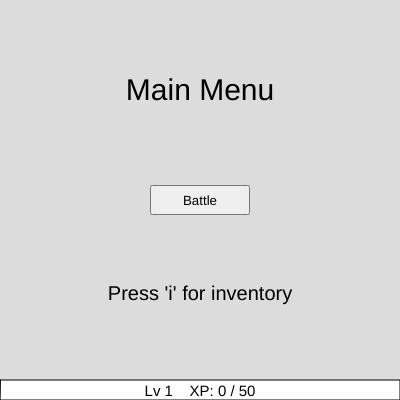
Frame 1 (no input)
Frame 60 (no input): identical to frame 1, image omitted
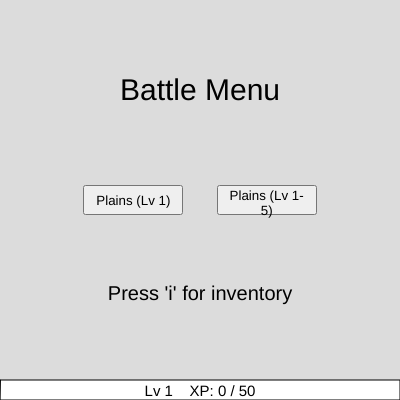
Frame 120 (the mouse pressed at the canvas centre since frame 60)

The p5.js sketch that drew these frames (run headless with seeded random() and noise() and a simulated clock; from frame 60 on, the mouse is pressed at the canvas centre):

// p5.js sketch
// ── sketch.js
function setup() {
  createCanvas(400, 400);
  
  player = new Player();
  
  loot = new Loot();
  
  scene = 'menu';
  
  
  //buttons
  // Mneu buttons ////////////////////
  battleButton = createButton('Battle');
      battleButton.size(100,30);
      battleButton.position(width-battleButton.width >> 1, height - battleButton.height >> 1);
      battleButton.mousePressed(function() {resetButtons(); showButtons('battleselect'); scene = 'battlemenu'});
  battleButton.hide();
  
  //BattleSelectButtons
   
    testdummyButton = createButton('Plains (Lv 1)');
      testdummyButton.size(100,30);
      testdummyButton.position(width/3 - testdummyButton.width/2, height - testdummyButton.height >> 1);
      testdummyButton.mousePressed(function() {startBattle(1,1);});
  testdummyButton.hide();
  
  plainsButton = createButton('Plains (Lv 1-5)');
      plainsButton.size(100,30);
      plainsButton.position(width*2/3 - plainsButton.width/2, height - plainsButton.height >> 1);
      plainsButton.mousePressed(function() {startBattle(1, int(random(1,5)));});
  plainsButton.hide();
  
  MenuButtons = [battleButton];
  BattleSelectButtons = [testdummyButton, plainsButton]
  
  // battle buttons ///////////////////////
  var btnsize = 100;
  var l = (width - (3*btnsize))/7;
  var m = 2*l;
  
  battle_hplength = 150;
  battle_l =( width - (battle_hplength*2) )/ 3;
  p_center = battle_l + (0.5*battle_hplength);
  e_center = (battle_l*2) + (1.5*battle_hplength);
  
  
  attackButton = createButton('Attack');
      attackButton.size(btnsize,btnsize/2);
      attackButton.position(m + btnsize + l, height*3/4);
      attackButton.mousePressed(function() {fight();});
  attackButton.hide();
  
  itemButton = createButton('Item');
      itemButton.size(btnsize,btnsize/2);
      itemButton.position(m, height*3/4);
      itemButton.mousePressed(function() {startBattle(1);});
  itemButton.hide();
  
  runButton = createButton('Run');
  runButton.size(btnsize,btnsize/2);
  runButton.position(m + 2*(btnsize + l), height*3/4);
  runButton.mousePressed(function() {startBattle(1);});
  runButton.hide();
  

  BattleButtons = [attackButton, itemButton, runButton];
  
  // Loot buttons ///////////////////////
   btnsize = 120;
  
  
  
      pickcurButton = createButton('Keep Old');
      pickcurButton.size(btnsize,btnsize/2);
      pickcurButton.position((-btnsize/2) + width/4, height*3/4);
      pickcurButton.mousePressed(function() {player.claimLoot(0);});
      pickcurButton.hide();
  
      picknewButton = createButton('Take New');
      picknewButton.size(btnsize,btnsize/2);
      picknewButton.position((-btnsize/2) + width*3/4, height*3/4);
      picknewButton.mousePressed(function() {player.claimLoot(1);});
      picknewButton.hide();
  
  
  

      LootButtons = [pickcurButton, picknewButton];
  
}

function draw() {
  background(220);
  
  switch(scene) {
      
    case 'menu':
      push();
      textAlign(CENTER);
      textSize(30);
      text('Main Menu', width/2,height*1/4);
      
      battleButton.show();
      
      textSize(20);
      text("Press 'i' for inventory", width/2, height*3/4);
      pop();
      break;
      
      
    case 'character':
      push();
      player.show('items');
      
      pop();
      break;
      
      
      
    case 'battlemenu':
      push();
      textAlign(CENTER);
      textSize(30);
      text('Battle Menu', width/2,height*1/4);
      
      plainsButton.show();
      
      textSize(20);
      text("Press 'i' for inventory", width/2, height*3/4);
      pop();
      break;
      
      
      
      
      
    case 'battle': //battle //////////////////////////////
      push();
      textAlign(CENTER);
      textSize(30);
      text('Fight!', width/2,height*1/8);
      
      //hpbars
      //p //
      push();
      fill (155);
      rect(battle_l, height/2, battle_hplength, battle_hplength/5);
      
      fill(102,255,102);
      noStroke();
      rect(battle_l, height/2, (player.totalHp / player.totalHpmax) * battle_hplength ,battle_hplength/5 );
      pop();
      
      push();
      textSize(20);
      text(p_battle_txt, p_center, (height/2) - (2*textSize()));
      text(player.totalHp + ' / ' + player.totalHpmax,p_center, (height/2) + (((battle_hplength/5) + textSize()/2)/2));
      pop();
      
      //e //
      push();
      fill (155);
      rect(battle_l*2 + battle_hplength, height/2, battle_hplength, battle_hplength/5);
      fill(225,102,102);
      
      noStroke();
      rect(battle_l*2 + battle_hplength, height/2, (enemy.hp / enemy.hpmax)* battle_hplength,battle_hplength/5 );
      pop();
      
       push();
      textSize(20);
      text(e_battle_txt, e_center, (height/2) - (2*textSize()));
      text( enemy.hp + ' / ' + enemy.hpmax, e_center, (height/2) + (((battle_hplength/5) + textSize()/2)/2));
      pop();
      
      
      
      
      
      
      pop();
      break;
      
      
      
      
    case 'loot': //looooooooooooooooooooooooooooooooooooooot 
      push();
      textAlign(CENTER);
      textSize(30);
      text('Loot!', width/2, height/10);
      
      textSize(20);
      curitem = player.curitem;
      tempx = width/4;
      tempy = height/2;
      tempsize = 100;
      
      //cur item
      rectMode(CENTER);
      fill(curitem.col);
      rect(tempx,tempy,tempsize,tempsize);
      //text
      textAlign(LEFT); 
      fill(0);
      text('Current: ', tempx - (tempsize/2) + textSize()/5,tempy  - (tempsize/2) - textSize());
      text(curitem.statText,tempx - (tempsize/2) + textSize()/5,tempy  - (tempsize/2) + textSize());
      
      
      
      //new item
      
      tempx = width*3/4;
     
      
      rectMode(CENTER);
      fill(player.newitem.col);
      rect(tempx,tempy,tempsize,tempsize);
      //text
      textAlign(LEFT); 
      fill(0);
      text('New: ', tempx - (tempsize/2) + textSize()/5,tempy  - (tempsize/2) - textSize());
      text(player.newitem.statText,tempx - (tempsize/2) + textSize()/5,tempy  - (tempsize/2) + textSize());
      
      
      
      pickcurButton.show();
      picknewButton.show();
      
      pop();
      break;
  }
  
  push();
  rect(0,height - (height/20), width, height/20);
  fill (204,255,153);
  rect(0,height - (height/20), (player.xp/player.xpmax) * width, height/20); 
  textSize(15);
  fill(0);
  textAlign(CENTER);
  text('Lv ' + player.level + '    XP: ' + player.xp + ' / ' + player.xpmax, width/2, height - textSize()*1.5/5);
  pop();
  
}


function keyPressed() {
  if (keyCode == 73) {
    if (scene == 'character') {
      resetButtons();
      
      battleButton.show();
      
      scene = 'menu';
    } else {scene = 'character'; resetButtons(); player.checkUI();}
    
  }
  
  
  
  
  
  
} //Keypressed //






function startBattle(id, lvl) {
  
  
  
  
  switch (id) {
    case 1:
      enemy = new Enemy(lvl, int(random(5,15)), int(random(30,70)), int(random(1,5)), int(random(1,10)), int(random(0,15)), [3,2,1]) ;
      
      enemy.checkLevel();
      
      
  }
  
  p_battle_txt = 'Player \n' + 'Lv ' + player.level + '\n';
  e_battle_txt = 'Enemy \n' + 'Lv ' + enemy.level + '\n';
  
  resetButtons();
  scene = 'battle';
  showButtons('battle');
  
}


function fight() {
  
  enemy.takeDamage(player.totalDmg, player);
  player.takeDamage(enemy.dmg);
  
  
  
  p_battle_txt = 'Player \n' + 'Lv ' + player.level + '\n';
  e_battle_txt = 'Enemy \n' + 'Lv ' + enemy.level + '\n';
  
}


function resetButtons() {
  for (i =0; i < BattleButtons.length;i++) {
    BattleButtons[i].hide();
  }
  
  for (i =0 ;i < MenuButtons.length;i++) {
    MenuButtons[i].hide();
  }
  
  for (i =0 ;i < LootButtons.length;i++) { 
    LootButtons[i].hide();
  }
  
  for (i =0 ;i < BattleSelectButtons.length;i++) { 
    BattleSelectButtons[i].hide();
  }
  
}


function showButtons(type) {
  list = [];
  switch(type) {
    case 'battle':
      list = BattleButtons;
      break;
      
    case 'menu':
      list = MenuButtons;
      break;
      
    case 'battleselect':
      list = BattleSelectButtons;
      break;
  }
  
  for (i = 0; i < list.length; i++) {
    list[i].show();
  }
  
}















// ── Enemy.js
class Enemy { //need to add dmaage ranges
  
  constructor(level, dmg, hp, def, xp, gold, statPriority) { //( , loot) ?
    this.level = level;
    this.dmg = dmg;
    this.hp = hp;
    this.hpmax = hp;
    this.def = def;
    this.xp = xp;
    this.gold = gold;
    this.statPriority = statPriority; //dmg, hp, def amount
    
    
  }// EO constructor
  
  
  
  takeDamage(val, player) {
    
    this.tempVal = val - (this.def/3);
    if (this.tempVal < val*0.4) {
      this.tempVal = val*0.4;
    }
    
    if (this.tempVal < 1) {this.tempVal = 1;}
    
    this.hp -= int(this.tempVal);
    
    if (this.hp <= 0) {
      this.dead(player);
    }
    
    
  }
  
  
  
  
  
  dead(p) {
    
    if (random(0,100) >= 60) {  //swiotch
      p.loot(this.level,this.xp,this.gold);
    } else {p.win(this.xp,this.gold);
           }    
    
    
  }
  
  
  checkLevel() {
    this.addhp = 0;
    
     if (this.level <= 35) {this.addhp += (this.level-1)*this.statPriority[1]*(10);}
    
    else {//lvl 35+
      this.addhp += (35-1) * this.statPriority[1]*(10);
      
      //lvl 36-60
        if (this.level <= 60) {
          
          
          
          for (i = 0; i < this.level - 35; i++) {
            //dont think hp is coded correctly
            this.abhp = 10+((this.level - 35)*1); if (ab > 35) {ab = 35;}
            this.addhp += this.statPriority[1] * (ab);
            
          } 
          
        }  else { 
          
          for (i = 0; i < 60 - 35; i++) {
            this.abhp = 10+((this.level - 35)*4); if (ab > 55) {ab = 55;}
            this.addhp += this.statPriority[1] * (ab);
            
            }
          
                  //lvl 60-66
            if (this.level <= 65) {
              for (i = 0; i < this.level - 60; i++) {
                
                this.abhp = 10+((this.level - 60)*4); if (ab > 55) {ab = 55;}
                this.addhp += this.statPriority[1] * (ab);

              } 

            }  else { 

              for (i = 0; i < 65 - 60; i++) {
                this.abhp = 10+((this.level - 35)*4); if (ab > 55) {ab = 55;}
                this.addhp += this.statPriority[1] * (ab);

                }
                            //lvl 66-70
                  if (this.level <= 70) {
                    for (i = 0; i < this.level - 35; i++) {
                      //dont think hp is coded correctly
                      this.abhp = 10+((this.level - 65)*5); if (ab > 105) {ab = 105;}
                      this.addhp += this.statPriority[1] * (ab);

                    } 

                  }  
           
            
              
          
          
                }
               }
            
          }
          
          
         
    
    this.xp = this.xp * int(random(1.1,1.3))^(this.level-1);
    this.gold = this.gold * int(random(1.1,1.3))^(this.level-1);
    
    
    this.hpmax += this.addhp;
    this.hp = this.hpmax;
    
    this.dmg += this.statPriority[0] * (this.level-1);
    this.def += this.statPriority[2] * (this.level-1);
    
    
  }
  
  
  
  
} //EOF
// ── Item.js

class Item {
  constructor(name,dmg,hp,def,type, rarity) {
    this.name = name;
    this.dmg =dmg;
    this.hp = hp;
    this.def = def;
    this.type = type;
    this.rarity = rarity;
    this.size = 80;
    this.col = color(100);
    this.x = 0;
    this.y=0;
    //wokring out ypos for display
    this.d = height - (4*this.size);
    this.l = this.d/7;
    this.m = 2*this.l;
    this.statText = this.name;
    this.GenerateText();
    this.updatePos();
  } //ed of constructor
  
  
  
  updatePos() {
    this.a = 1;
    
    switch(this.type) {
        
      case 'weapon':
        this.x = width/4;
        this.a = 2;
        this.y = this.m + (this.size * 1 / 2) + (this.l * (this.a-1)) + (this.size * (this.a-1));
        break;
        
      case 'head':
        this.x = width/2;
        this.a = 1;
        this.y = this.m + (this.size * 1 / 2) + (this.l * (this.a-1)) + (this.size * (this.a-1));
        break;
      case 'chest':
        
        this.x = width/2;
        this.a = 2;
        this.y = this.m + (this.size * 1 / 2) + (this.l * (this.a-1)) + (this.size * (this.a-1));
        break;
      case 'legs':
        this.x = width/2;
        this.a = 3;
        this.y = this.m + (this.size * 1 / 2) + (this.l * (this.a-1)) + (this.size * (this.a-1));
        break;
      case 'boots':
        this.x = width/2;
        this.a = 4;
        this.y = this.m + (this.size * 1 / 2) + (this.l * (this.a-1)) + (this.size * (this.a-1));
        break;
      case 'offhand':
        this.x = 3*width/4;
        this.a = 2;
        this.y = this.m + (this.size * 1 / 2) + (this.l * (this.a-1)) + (this.size * (this.a-1));
        break;
    }
    
    switch (this.rarity) {
      case 'common':
        this.col = color(200);
        break;
      
      case 'uncommon':
        this.col = color(102,255,102);
        break;
        
      case 'rare':
        this.col = color(102,255,255);
        break;
        
      case 'epic':
        this.col = color(178,102,255);
        break;
        
        
      case 'legendary':
        this.col = color(255,102,102);
        break;
    }
    
    
  } //end of posupdate
  
  
  show() {
    push();
    rectMode(CENTER);
    fill(this.col);
    rect(this.x,this.y,this.size,this.size);
    //text
    textAlign(LEFT); 
    fill(0);
    text(this.statText,this.x - (this.size/2) + textSize()/5,this.y  - (this.size/2) + textSize());
    pop();
  } //end of show
  
  
  
  GenerateText() {
    this.statText = this.name + "\n";
    if (this.dmg != 0) {
      this.statText += "+ " + this.dmg + " dmg \n";
    } 
    
    if (this.hp !=0) {
      this.statText += "+ " + this.hp + " hp \n";
    }
    
    if (this.def !=0) {
      this.statText += "+ " + this.def + " def \n";
    }
    
  }
  
  
  
  check() {
    this.GenerateText();
    this.updatePos();
  }
  
  
  
  
  
  
} //end of class
// ── Loot.js
class Loot {
  
  contructor() {
    this.name = '';
    this.dmg =0;
    this.hp = 0;
    this.def = 0;
    this.type = '';
    this.rarity = '';
    this.mult = 1;
    
    this.defmult = 0;
    this.defmin = 0;
    this.defmax =0;
    
    this.dmgmult = 0;
    this.dmgmin = 0;
    this.dmgmax =0;
    
    this.hpmult = 0;
    this.hpmin = 0;
    this.hpmax =0;
  }
  
  
  
  get(level) {
    
    
    //reset 
    
    this.name = '';
    this.dmg =0;
    this.hp = 0;
    this.def = 0;
    this.type = '';
    this.rarity = '';
    this.mult = 1;
    
    this.defmult = 0;
    this.defmin = 0;
    this.defmax =0;
    
    this.dmgmult = 0;
    this.dmgmin = 0;
    this.dmgmax =0;
    
    this.hpmult = 0;
    this.hpmin = 0;
    this.hpmax =0;
    
    //make new
    
    
    this.level = level;
    this.getType();
    this.getRarity();
    this.getStats();
    
    
    
    return new Item(this.type, this.dmg, this.hp, this.def, this.type, this.rarity);
    
    
  }
  
  
  getType() {
    this.tempr = int(random(0,100));
    
    if (this.tempr <= 20) {
      this.type ='head';
      this.name = 'helmet';
    } else if (this.tempr <= 40) {
      this.type = 'boots';
      this.name = 'boots';
    } else if (this.tempr <= 60) {
      this.type = 'legs';
      this.name = 'legs';
    } else if (this.tempr <= 70) {
      this.type = 'chest';
      this.name = 'chest';
    } else if (this.tempr <= 85) {
      this.type = 'weapon';
      this.name = 'legs';
    } else if (this.tempr <= 100) {
      this.type = 'offhand';
      this.name = 'offhand';
    }
    
    
  }
  
  
  getRarity() {
    this.tempr = int(random(0,100));
    if (this.tempr <= 50) {
      this.rarity = 'common';
      this.mult = 1;
    } else if (this.tempr <= 75) {
      this.rarity = 'uncommon';
      this.mult = 1.1;
    } else if (this.tempr <= 90) {
      this.rarity = 'rare';
      this.mult = 1.25;
    } else if (this.tempr <= 98) {
      this.rarity = 'epic';
      this.mult = 1.5;
    } else if (this.tempr <= 100) {
      this.rarity = 'legendary';
      this.mult = 1.75;
    } 
    //if armor is rare or higher, 2nd stat is hp, r *0.2, e *0.3, l * 0.5;
    
  }
  
  
  getStats() {
    
    
    switch(this.type) {
        
      case 'head':
        this.defmult = 0.6; 
        this.defmin = 3 + int(0.7 * this.level * log(this.level));
        this.defmax = 3 + int(1 * this.level * log(this.level));
        break;
      
      case 'chest':
        this.defmult = 1; 
        this.defmin = 3 + int(0.7 * this.level * log(this.level));
        this.defmax = 3 + int(1 * this.level * log(this.level));
        break;
      
      case 'legs':
        this.defmult = 0.6; 
        this.defmin = 3 + int(0.7 * this.level * log(this.level));
        this.defmax = 3 + int(1 * this.level * log(this.level));
        break;
        
      case 'boots':
        this.defmult = 0.6; 
        this.defmin = 3 + int(0.7 * this.level * log(this.level));
        this.defmax = 3 + int(1 * this.level * log(this.level));
        break;
        
        //change for weaps
      case 'weapon':
        this.dmgmult = 1; 
        this.dmgmin = 3 + int(0.7 * this.level * log(this.level));
        this.dmgmax = 3 + int(1 * this.level * log(this.level));
        break;
        
      case 'offhand':
        this.dmgmult = 0.6; 
        this.dmgmin = 3 + int(0.7 * this.level * log(this.level));
        this.dmgmax = 3 + int(1 * this.level * log(this.level));
        break;
        
        
        
        
        
    }
    
    this.dmg = int(random(this.dmgmin, this.dmgmax) * this.dmgmult * this.mult);
    this.def = int(random(this.defmin, this.defmax) * this.defmult * this.mult);
    this.hp = int(random(this.hpmin, this.hpmax) * this.hpmult * this.mult);
    
    
    
    
  }
  
  
  
  
  
  
}
// ── Player.js
class Player {
  constructor() {
    this.weapon = new Item('hand', 1,0,0, 'weapon', 'common') //name,dmg,hp,def, type
    this.head = new Item('head', 0, 0, 0, 'head', 'common');
    this.chest = new Item('chest', 0, 0, 0, 'chest', 'common');
    this.legs = new Item('legs', 0, 0, 0, 'legs', 'common');
    this.boots = new Item('boots', 0, 0, 0, 'boots', 'common');
    this.offhand = new Item('offhand', 0, 0, 0, 'offhand', 'common');
    
    this.equipment = [];
    this.equipment.push(this.weapon);
    this.equipment.push(this.head);
    this.equipment.push(this.chest);
    this.equipment.push(this.legs);
    this.equipment.push(this.boots);
    this.equipment.push(this.offhand);
    
    //base stats
    this.dmg = 10;
    this.hp = 70;
    this.hpmax = this.hp;
    this.def = 2;
    
    this.level = 1;
    this.xp = 0;
    this.xpmax = 50;
    
    this.gold = 0;
    
    this.statTotals();
  }
  
  
  
  
  show(stuff) {
    switch(stuff) {
      case ('items'):
        this.weapon.show();
        this.head.show();
        this.chest.show();
        this.legs.show();
        this.boots.show();
        this.offhand.show();
        //totals
        push();
        textAlign(LEFT); 
        fill(0);
        this.statText = 'Totals \n' + 'Damage: ' + this.totalDmg + '\n'+'Health: ' + this.totalHp + '\n'+'Defence: ' + this.totalDef;
        text(this.statText,this.weapon.x - (this.weapon.size/2) +         textSize()/5,this.legs.m + (this.legs.size * 1 / 2) + (this.legs.l * (this.legs.a-1)) + (this.legs.size * (this.legs.a-1)));
        pop();
        
        
    }
    
    
    
    
  } //end of show()
  
  
  statTotals() {
    this.equipment = [];
    this.equipment.push(this.weapon);
    this.equipment.push(this.head);
    this.equipment.push(this.chest);
    this.equipment.push(this.legs);
    this.equipment.push(this.boots);
    this.equipment.push(this.offhand);
    
    this.tempDmg = 0;
    this.tempHp = 0;
    this.tempDef = 0;
    
    for (this.tempi = 0; this.tempi < this.equipment.length; this.tempi++) {
      this.tempDmg += this.equipment[this.tempi].dmg;
      this.tempHp += this.equipment[this.tempi].hp;
      this.tempDef += this.equipment[this.tempi].def;
    }
    
    
    this.totalDmg = this.dmg + this.tempDmg;
    this.totalHp = this.hpmax + this.tempHp;
    this.totalHpmax = this.totalHp;
    this.totalDef = this.def + this.tempDef;
    
    
  }
  
  
  win(xp, gold) {
    
    this.xp += xp;
    this.gold += gold;
    
    if (this.xp >= this.xpmax) {
      this.levelup();
      
    }
    
    this.totalHp = this.totalHpmax;
    resetButtons();
    scene = 'menu';
  }
  
  loot(lvl, xp, gold) {
    
    this.newitem = loot.get(lvl);
    switch(this.newitem.type) {
      case 'weapon':
        this.curitem = this.weapon;
        break;
      case 'head':
        this.curitem = this.head;
        break;
      case 'chest':
        this.curitem = this.chest;
        break;
      case 'legs':
        this.curitem = this.legs;
        break;
      case 'boots':
        this.curitem = this.boots;
        break;
      case 'offhand':
        this.curitem = this.offhand;
        break;
      
    }
    
    this.xp += xp;
    this.gold += gold;
    
    
    resetButtons();
    scene = 'loot';
  }
  
  claimLoot(id) {
    if (id == 0) {
      this.win(0,0);
    } else {
      switch(this.newitem.type) {
        case 'weapon':
          this.weapon = this.newitem;
        break;
      case 'head':
        this.head = this.newitem;
        break;
      case 'chest':
        this.chest = this.newitem;
        break;
      case 'legs':
        this.legs = this.newitem;
        break;
      case 'boots':
        this.boots = this.newitem;
        break;
      case 'offhand':
        this.offhand = this.newitem;
        break;
      }
    }
    
    this.statTotals();
    this.win(0,0);
    
  }
  
  takeDamage(val) {
    this.tempVal = val - (this.totalDef/3);
    
    if (this.tempVal < val*0.4) {
      this.tempVal = val*0.4;
    }
    if (this.tempVal < 1) {this.tempVal = 1;}
    
    this.totalHp -= int(this.tempVal);
    
    if (this.totalHp <= 0) {
      resetButtons();
      this.totalHp = this.totalHpmax;
      scene = "menu";
      
    }
  }
  
  levelup() {
    
    this.level += 1;
    this.xp -= this.xpmax;
    
    this.xpmax = this.xpmax*1.4; //neeed to change!
    
    if (this.level <= 35) {this.addhp = 2*(10);}
    
    else if (this.level <= 60) {this.abhp = 10+((this.level - 35)*1); if (ab > 35) {ab = 35;} this.addhp = 2* (ab);}
    
    else if (this.level <= 65) {this.abhp = 10+((this.level - 60)*4); if (ab > 55) {ab = 55;} this.addhp = 2* (ab);}
    
    else if (this.level <= 70) {this.abhp = 10+((this.level - 65)*5); if (ab > 105) {ab = 105;} this.addhp = 2* (ab);}
    
    this.hpmax += this.addhp;
    this.hp = this.maxhp;
    
    this.dmg += 3;
    this.def +=1;
    
    this.statTotals(); ////////////////////////
    
    
    
  }
  
  checkUI() {
    for (var i = 0; i < this.equipment; i++) {
      this.equipment[i].check();
    }
    
    this.statTotals();
    
    
  }
  
  
  
}
